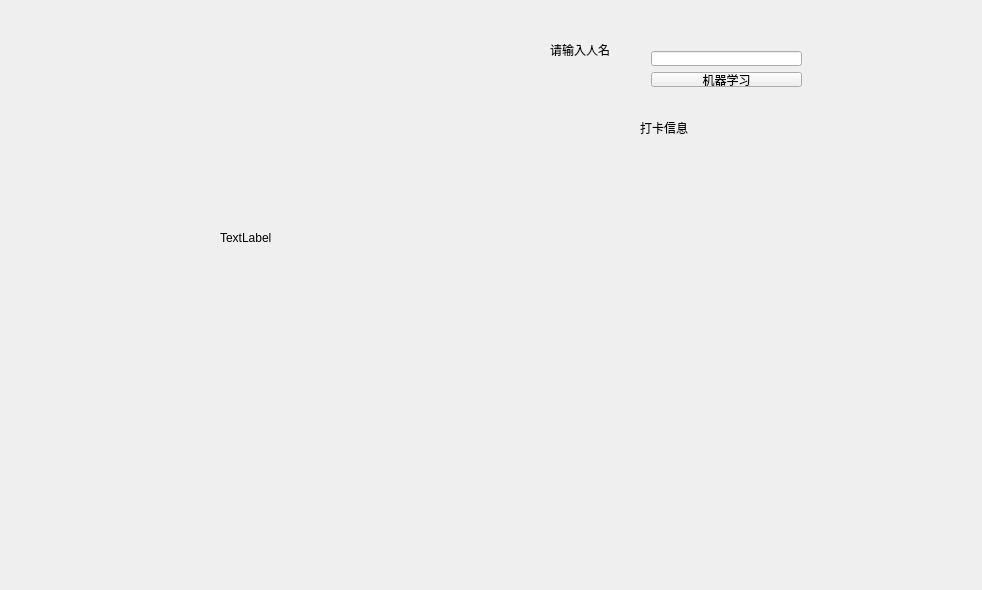
<?xml version="1.0" encoding="UTF-8"?>
<ui version="4.0">
 <class>Widget</class>
 <widget class="QWidget" name="Widget">
  <property name="geometry">
   <rect>
    <x>0</x>
    <y>0</y>
    <width>982</width>
    <height>590</height>
   </rect>
  </property>
  <property name="windowTitle">
   <string>Widget</string>
  </property>
  <widget class="QLabel" name="label">
   <property name="geometry">
    <rect>
     <x>220</x>
     <y>230</y>
     <width>72</width>
     <height>15</height>
    </rect>
   </property>
   <property name="text">
    <string>TextLabel</string>
   </property>
  </widget>
  <widget class="QLabel" name="label_name">
   <property name="geometry">
    <rect>
     <x>550</x>
     <y>40</y>
     <width>81</width>
     <height>20</height>
    </rect>
   </property>
   <property name="text">
    <string>请输入人名</string>
   </property>
  </widget>
  <widget class="QLabel" name="label_infro">
   <property name="geometry">
    <rect>
     <x>640</x>
     <y>120</y>
     <width>141</width>
     <height>16</height>
    </rect>
   </property>
   <property name="text">
    <string>打卡信息</string>
   </property>
  </widget>
  <widget class="QWidget" name="">
   <property name="geometry">
    <rect>
     <x>640</x>
     <y>40</y>
     <width>173</width>
     <height>58</height>
    </rect>
   </property>
   <layout class="QVBoxLayout" name="verticalLayout">
    <item>
     <widget class="QLineEdit" name="lineEdit"/>
    </item>
    <item>
     <widget class="QPushButton" name="pushButton">
      <property name="text">
       <string>机器学习</string>
      </property>
     </widget>
    </item>
   </layout>
  </widget>
 </widget>
 <layoutdefault spacing="6" margin="11"/>
 <resources/>
 <connections/>
</ui>
